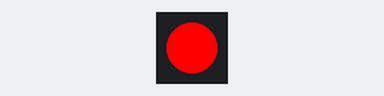
A program run on a simulated Pycom board running MicroPython. Parts: 1 RGB LEDs in strip order, left to right. Library files of the repository ran but are not shown: 1 file(s).

Above: at 0.5 s.
At 1.5 s:
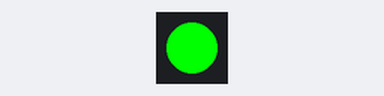
At 5.5 s:
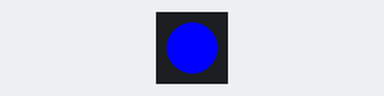
Timing chart, 0 to 6.9 s (numbered marks = the images above):
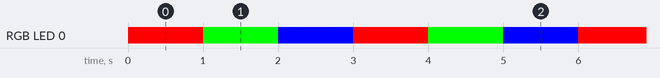

The program:

main.py
```python
"""
main.py - main startup
2019-0906 Peter - 'hello world' - blinking LED
"""
import micropython
import pycom
import time

# allocate memory for exceptions...
# Pycom: https://docs.pycom.io/chapter/firmwareapi/micropython/micropython.html
micropython.alloc_emergency_exception_buf(100)

pycom.heartbeat(False)

# """ w/o exception
while True:
    pycom.rgbled(0xFF0000)  # Red
    time.sleep(1)
    pycom.rgbled(0x00FF00)  # Green
    time.sleep(1)
    pycom.rgbled(0x0000FF)  # Blue
    time.sleep(1)


"""

# add exception for a gracefully end
try:
    while True:
        pycom.rgbled(0xFF0000)  # Red
        time.sleep(1)
        pycom.rgbled(0x00FF00)  # Green
        time.sleep(1)
        pycom.rgbled(0x0000FF)  # Blue
        time.sleep(1)
except KeyboardInterrupt:
    pycom.heartbeat(True)
    print("done!")
# """
```

Measured:
- by itself, RGB LED 0: repeats every 3.0 s: RGB(0, 255, 0) 1.0 s, RGB(0, 0, 255) 1.0 s, RGB(255, 0, 0) 1.0 s
- by itself, everything shown: repeats every 3.0 s, in 3 steps
